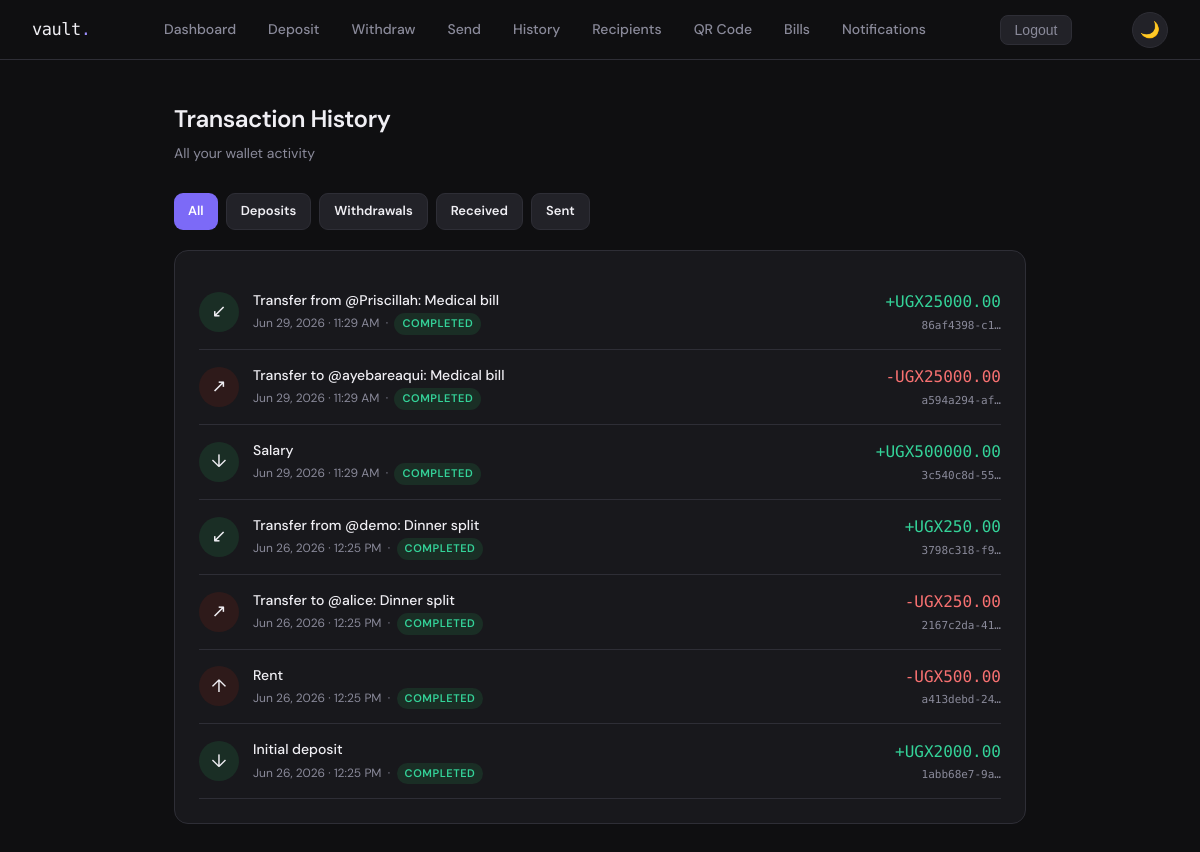
Page /vadmin/transactions/ (signed in) on the committed database.
### wallet/models.py (models this page shows, shortened)
class Transaction(models.Model):
    TRANSACTION_TYPES = [
        ('deposit', 'Deposit'),
        ('withdrawal', 'Withdrawal'),
        ('transfer_in', 'Transfer In'),
        ('transfer_out', 'Transfer Out'),
    ]
    STATUS_CHOICES = [
        ('pending', 'Pending'),
        ('completed', 'Completed'),
        ('failed', 'Failed'),
    ]
    id = models.UUIDField(primary_key=True, default=uuid.uuid4, editable=False)
    wallet = models.ForeignKey(Wallet, on_delete=models.CASCADE, related_name='transactions')
    transaction_type = models.CharField(max_length=20, choices=TRANSACTION_TYPES)
    amount = models.DecimalField(max_digits=12, decimal_places=2)
    status = models.CharField(max_length=10, choices=STATUS_CHOICES, default='completed')
    description = models.CharField(max_length=255, blank=True)
    reference = models.CharField(max_length=100, blank=True)
    created_at = models.DateTimeField(auto_now_add=True)
    class Meta:
        ordering = ['-created_at']

### vadmin/views.py (the view)
# urls.py: path('transactions/', views.transactions, name='admin_transactions'),
@admin_required
def transactions(request):
    txn_type = request.GET.get('type', '')
    query = request.GET.get('q', '')
    txns = Transaction.objects.select_related('wallet__user').order_by('-created_at')
    if txn_type:
        txns = txns.filter(transaction_type=txn_type)
    if query:
        txns = txns.filter(
            Q(wallet__user__username__icontains=query) |
            Q(description__icontains=query)
        )
    return render(request, 'vadmin/transactions.html', {
        'transactions': txns[:100],
        'filter_type': txn_type,
        'query': query,
    })

### vadmin/context_processors.py (called while the page is built)
def admin_counts(request):
    if request.user.is_authenticated and request.user.is_staff:
        return {
            'pending_kyc_count': KYCDocument.objects.filter(status='pending').count(),
            'pending_withdrawal_count': WithdrawalRequest.objects.filter(status='pending').count(),
            'active_flag_count': FraudFlag.objects.filter(resolved=False).count(),
        }
    return {}

### vadmin/templates/vadmin/transactions.html (shortened to what this page needs)
{% extends 'wallet/base.html' %}
{% block content %}
<div class="page">
  <div class="page-header">
    <h1>Transaction History</h1>
    <p>All your wallet activity</p>
  </div>
  <div style="display:flex; gap:8px; margin-bottom:20px; flex-wrap:wrap;">
    <a href="{% url 'transactions' %}" class="btn {% if not filter_type %}btn-primary{% else %}btn-ghost{% endif %}" style="font-size:13px; padding:7px 14px;">All</a>
    <a href="?type=deposit" class="btn {% if filter_type == 'deposit' %}btn-primary{% else %}btn-ghost{% endif %}" style="font-size:13px; padding:7px 14px;">Deposits</a>
    <a href="?type=withdrawal" class="btn {% if filter_type == 'withdrawal' %}btn-primary{% else %}btn-ghost{% endif %}" style="font-size:13px; padding:7px 14px;">Withdrawals</a>
    <a href="?type=transfer_in" class="btn {% if filter_type == 'transfer_in' %}btn-primary{% else %}btn-ghost{% endif %}" style="font-size:13px; padding:7px 14px;">Received</a>
    <a href="?type=transfer_out" class="btn {% if filter_type == 'transfer_out' %}btn-primary{% else %}btn-ghost{% endif %}" style="font-size:13px; padding:7px 14px;">Sent</a>
  </div>
  <div class="card">
    {% if transactions %}
      {% for txn in transactions %}
      <div style="display:flex; justify-content:space-between; align-items:center; padding:14px 0; border-bottom:1px solid var(--border);">
        <div style="display:flex; align-items:center; gap:14px;">
          <div style="width:40px; height:40px; border-radius:50%; display:flex; align-items:center; justify-content:center; font-size:18px; flex-shrink:0;
            background:{% if txn.transaction_type == 'deposit' or txn.transaction_type == 'transfer_in' %}#1a2e25{% else %}#2e1a1a{% endif %};">
            {% if txn.transaction_type == 'deposit' %}↓
            {% elif txn.transaction_type == 'withdrawal' %}↑
            {% elif txn.transaction_type == 'transfer_in' %}↙
            {% else %}↗{% endif %}
          </div>
          <div>
            <div style="font-size:14px; font-weight:500;">{{ txn.description|default:txn.get_transaction_type_display }}</div>
            <div style="font-size:12px; color:var(--muted); margin-top:2px;">
              {{ txn.created_at|date:"M d, Y · g:i A" }}
              &nbsp;·&nbsp;
              <span class="badge {% if txn.status == 'completed' %}badge-green{% elif txn.status == 'failed' %}badge-red{% else %}badge-yellow{% endif %}">{{ txn.status }}</span>
            </div>
          </div>
        </div>
        <div style="text-align:right;">
          <div style="font-family:var(--mono); font-size:16px; font-weight:500;"
            class="{% if txn.transaction_type == 'deposit' or txn.transaction_type == 'transfer_in' %}text-green{% else %}text-red{% endif %}">
            {% if txn.transaction_type == 'deposit' or txn.transaction_type == 'transfer_in' %}+{% else %}-{% endif %}UGX{{ txn.amount|floatformat:2 }}
          </div>
          <div style="font-size:11px; color:var(--muted); font-family:var(--mono); margin-top:2px;">{{ txn.id|truncatechars:12 }}</div>
        </div>
      </div>
      {% endfor %}
    {% else %}
      <div style="text-align:center; padding:48px 0; color:var(--muted); font-size:14px;">
        No transactions found.<br><br>
        <a href="{% url 'deposit' %}" class="btn btn-primary" style="font-size:13px;">Make a deposit</a>
      </div>
    {% endif %}
  </div>
</div>
{% endblock %}

### templates/wallet/base.html (shortened to what this page needs)
<!DOCTYPE html>
<html lang="en">
<head>
</head>
<body>
  {% if user.is_authenticated %}
  <nav>
    <div class="nav-brand">vault<span>.</span></div>
    <div class="nav-links">
      <a href="{% url 'dashboard' %}" {% if request.resolver_match.url_name == 'dashboard' %}class="active"{% endif %}>Dashboard</a>
      <a href="{% url 'deposit' %}" {% if request.resolver_match.url_name == 'deposit' %}class="active"{% endif %}>Deposit</a>
      <a href="{% url 'withdraw' %}" {% if request.resolver_match.url_name == 'withdraw' %}class="active"{% endif %}>Withdraw</a>
      <a href="{% url 'transfer' %}" {% if request.resolver_match.url_name == 'transfer' %}class="active"{% endif %}>Send</a>
      <a href="{% url 'transactions' %}" {% if request.resolver_match.url_name == 'transactions' %}class="active"{% endif %}>History</a>
      <a href="{% url 'recipients' %}" {% if request.resolver_match.url_name == 'recipients' %}class="active"{% endif %}>Recipients</a>
      <a href="{% url 'qr_code' %}" {% if request.resolver_match.url_name == 'qr_code' %}class="active"{% endif %}>QR Code</a>
      <a href="{% url 'utilities' %}" {% if request.resolver_match.url_name == 'utilities' %}class="active"{% endif %}>Bills</a>
      <a href="{% url 'notifications' %}" {% if request.resolver_match.url_name == 'notifications' %}class="active"{% endif %}>Notifications</a>
    </div>
    <form method="post" action="{% url 'logout' %}">
      <button type="submit" class="nav-logout">Logout</button>
    </form>
    <button class="theme-toggle" id="themeToggle" title="Toggle theme">🌙</button>
  </nav>
  {% endif %}
  {% block content %}{% endblock %}
</body>
</html>

### templates/wallet/base.html (style rules this page uses)
*, *::before, *::after { box-sizing: border-box; margin: 0; padding: 0; }
:root { --bg: #0f0f11; --surface: #18181c; --surface2: #222228; --border: #2e2e36; --text: #f0eff4; --muted: #8a8a9a; --accent: #7c6af7; --accent-light: #9d8fff; --green: #34d399; --red: #f87171; --yellow: #fbbf24; --radius: 14px; --mono: 'DM Mono', monospace; --sans: 'DM Sans', sans-serif; }
.theme-toggle { width: 36px; height: 36px; border-radius: 50%; background: var(--surface2); border: 1px solid var(--border); cursor: pointer; display: flex; align-items: center; justify-content: center; font-size: 16px; transition: all 0.15s; flex-shrink: 0; }
body { background: var(--bg); color: var(--text); font-family: var(--sans); font-size: 15px; line-height: 1.6; min-height: 100vh; }
a { color: var(--accent-light); text-decoration: none; }
nav { display: flex; align-items: center; justify-content: space-between; padding: 0 32px; height: 60px; border-bottom: 1px solid var(--border); background: var(--bg); position: sticky; top: 0; z-index: 100; }
.nav-brand { font-family: var(--mono); font-size: 17px; font-weight: 500; color: var(--text); letter-spacing: -0.5px; }
.nav-brand span { color: var(--accent-light); }
.nav-links { display: flex; gap: 4px; align-items: center; }
.nav-links a { padding: 6px 14px; border-radius: 8px; color: var(--muted); font-size: 14px; font-weight: 500; transition: all 0.15s; }
.nav-logout { padding: 6px 14px; border-radius: 8px; background: var(--surface2); color: var(--muted); font-size: 14px; font-weight: 500; border: 1px solid var(--border); cursor: pointer; transition: all 0.15s; }
.page { max-width: 900px; margin: 0 auto; padding: 40px 24px; }
.card { background: var(--surface); border: 1px solid var(--border); border-radius: var(--radius); padding: 24px; }
.btn { display: inline-flex; align-items: center; justify-content: center; gap: 8px; padding: 10px 20px; border-radius: 9px; font-family: var(--sans); font-size: 14px; font-weight: 600; cursor: pointer; border: none; transition: all 0.15s; }
.btn-primary { background: var(--accent); color: #fff; }
.btn-ghost { background: var(--surface2); color: var(--text); border: 1px solid var(--border); }
.text-green { color: var(--green); }
.text-red { color: var(--red); }
.page-header { margin-bottom: 28px; }
.page-header h1 { font-size: 24px; font-weight: 600; letter-spacing: -0.5px; }
.page-header p { color: var(--muted); font-size: 14px; margin-top: 4px; }
.badge { display: inline-block; padding: 2px 8px; border-radius: 100px; font-size: 11px; font-weight: 600; letter-spacing: 0.05em; text-transform: uppercase; }
.badge-green { background: #1a2e25; color: var(--green); }

### rows in the picture
Transaction: description "Transfer from @Priscillah: Medical bill", created_at "Jun 29, 2026 · 11:29 AM", status "COMPLETED", amount "25000.00", id "86af4398-c1…"
Transaction: description "Transfer to @ayebareaqui: Medical bill", created_at "Jun 29, 2026 · 11:29 AM", status "COMPLETED", amount "25000.00", id "a594a294-af…"
Transaction: description "Salary", created_at "Jun 29, 2026 · 11:29 AM", status "COMPLETED", amount "500000.00", id "3c540c8d-55…"
Transaction: description "Transfer from @demo: Dinner split", created_at "Jun 26, 2026 · 12:25 PM", status "COMPLETED", amount "250.00", id "3798c318-f9…"
Transaction: description "Transfer to @alice: Dinner split", created_at "Jun 26, 2026 · 12:25 PM", status "COMPLETED", amount "250.00", id "2167c2da-41…"
Transaction: description "Rent", created_at "Jun 26, 2026 · 12:25 PM", status "COMPLETED", amount "500.00", id "a413debd-24…"
Transaction: description "Initial deposit", created_at "Jun 26, 2026 · 12:25 PM", status "COMPLETED", amount "2000.00", id "1abb68e7-9a…"
